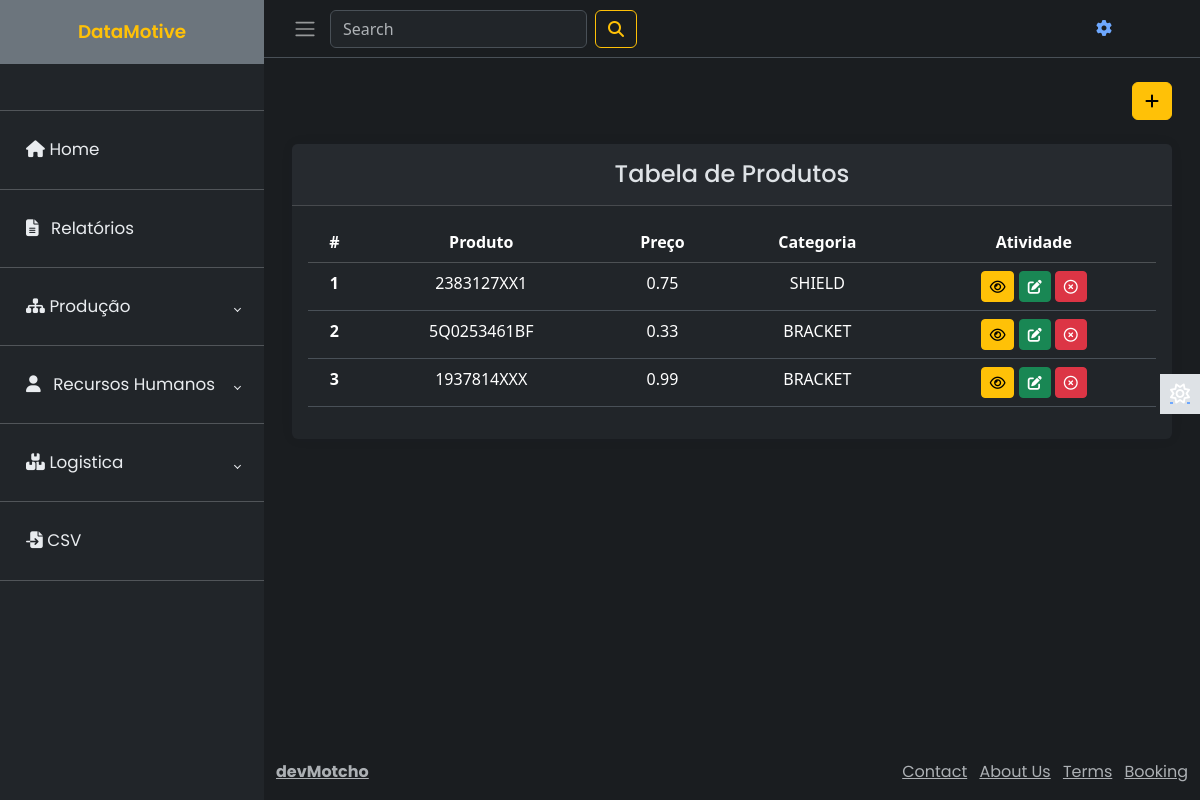
Page /product/ (signed in) on the earlier database version.
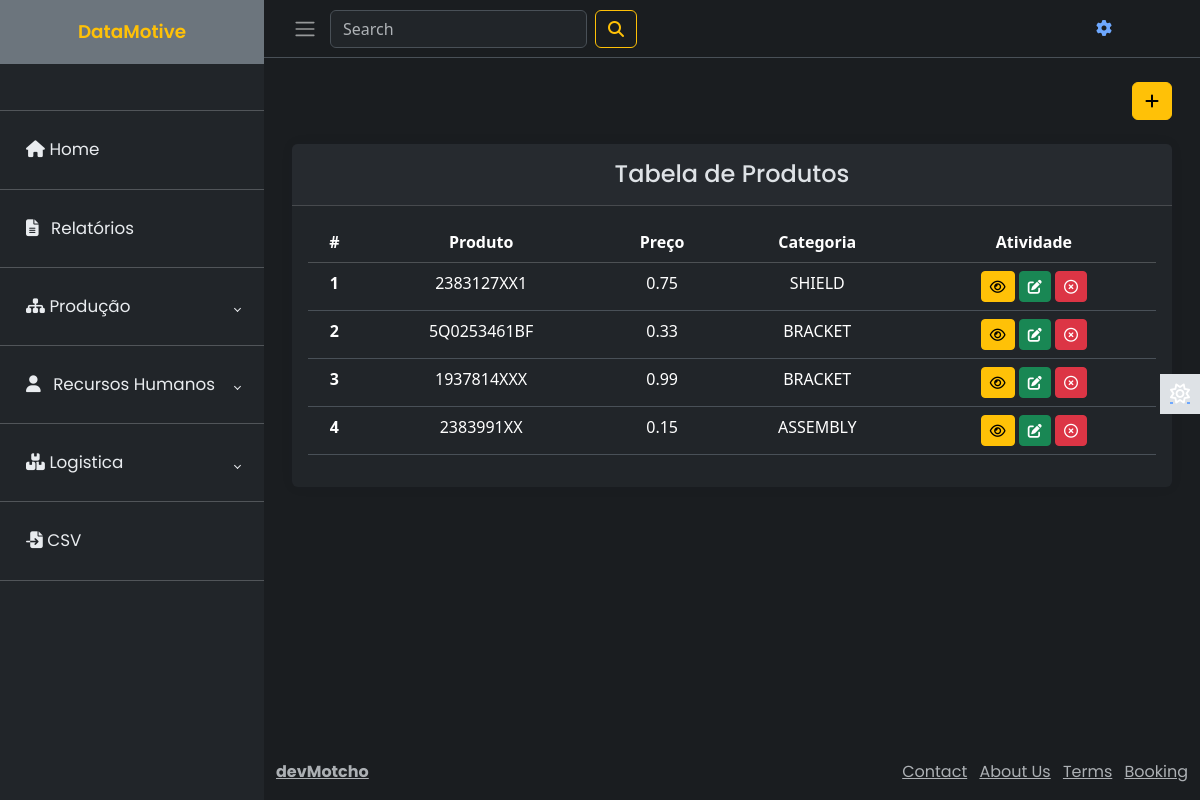
Same page on the later database version.
### product/models.py (models this page shows, shortened)
class Product(models.Model):
    CATEGORY = {
    "SHIELD" : "SHIELD",
    "BRACKET" : "BRACKET",
    "ASSEMBLY" : "HANGER ASSEMBLY",
    }
    name=models.CharField(max_length=120, verbose_name='Produto')
    image=models.ImageField(upload_to='product', default='random.jpg')
    description = models.TextField(verbose_name="Descrição", default=" Sem Descrição ")
    price = models.FloatField(help_text='euros cada', verbose_name="Preço")
    category = models.CharField(max_length=20, choices=CATEGORY, blank=True, verbose_name="Categoria")
    created=models.DateTimeField(auto_now_add=True)
    updated=models.DateTimeField(auto_now=True)

### product/views.py (the view, shortened to what this page needs)
# urls.py: path('', productList, name='list'),
def productList(request):
    q = request.GET.get('q') if request.GET.get('q') is not None else ''
    products = Product.objects.filter(
        Q(name__icontains=q) |
        Q(category__icontains=q)
    )
    form = ProductForm()
    context = {
        'objects':products,
        'form':form,
    }
    return render(request, 'product/list.html', context)

### product/forms.py
class ProductForm(forms.ModelForm):
    class Meta:
        model = Product
        fields = '__all__'

### product/templates/product/list.html (shortened to what this page needs)
{% extends 'main.html' %}
{% block content %}
<main class="content px-3 py-2">
    <div class="container-fluid">
        <div class="action mb-4 text-end">
            <button type="button" class="btn btn-warning" data-bs-toggle="modal" data-bs-target="#employeeModal">
                <i class="fa-solid fa-plus"></i>
            </button>
        </div>
        <div class="card border-0">
            <div class="card-header">
                <h4 class="card-title text-center mt-2">
                    Tabela de Produtos
                </h4>
            </div>
            <div class="card-body text-center">
                <table class="table bg-white">
                    <thead class="thead-dark">
                        <tr class="table-dark">
                            <th scope="col">#</th>
                            <th scope="col">Produto</th>
                            <th scope="col"> Preço </th>
                            <th scope="col"> Categoria</th>
                            <th scope="col">Atividade</th>
                        </tr>
                    </thead>
                    <tbody>
                        {% for obj in objects %}
                        <tr>
                            <th scope="row">{{obj.id}}</th>
                            <td>{{obj.name}}</td>
                            <td>{{obj.price}}</td>
                            <td>{{obj.category}}</td>
                            <td class="text-center">
                                <a class='btn btn-warning btn-sm' href="{% url 'product:view' obj.id %}"><i
                                        class="fa-regular fa-eye"></i></a>
                                <a id="edit-btn" type='button' class='btn btn-success btn-sm edit-btn'
                                    href="{% url 'product:update' obj.id %}"><i
                                        class="fa-solid fa-pen-to-square"></i></a>
                                <a class='btn btn-danger btn-sm' href="{% url 'product:delete' obj.id %}"><i
                                        class="fa-regular fa-circle-xmark"></i></a>
                            </td>
                        </tr>
                        {% endfor %}
                    </tbody>
                </table>
            </div>
        </div>
    </div>
</main>
{% endblock content %}

Differences in the rows shown:
added Product: id "4", name "2383991XX", price "0.15", category "ASSEMBLY"
